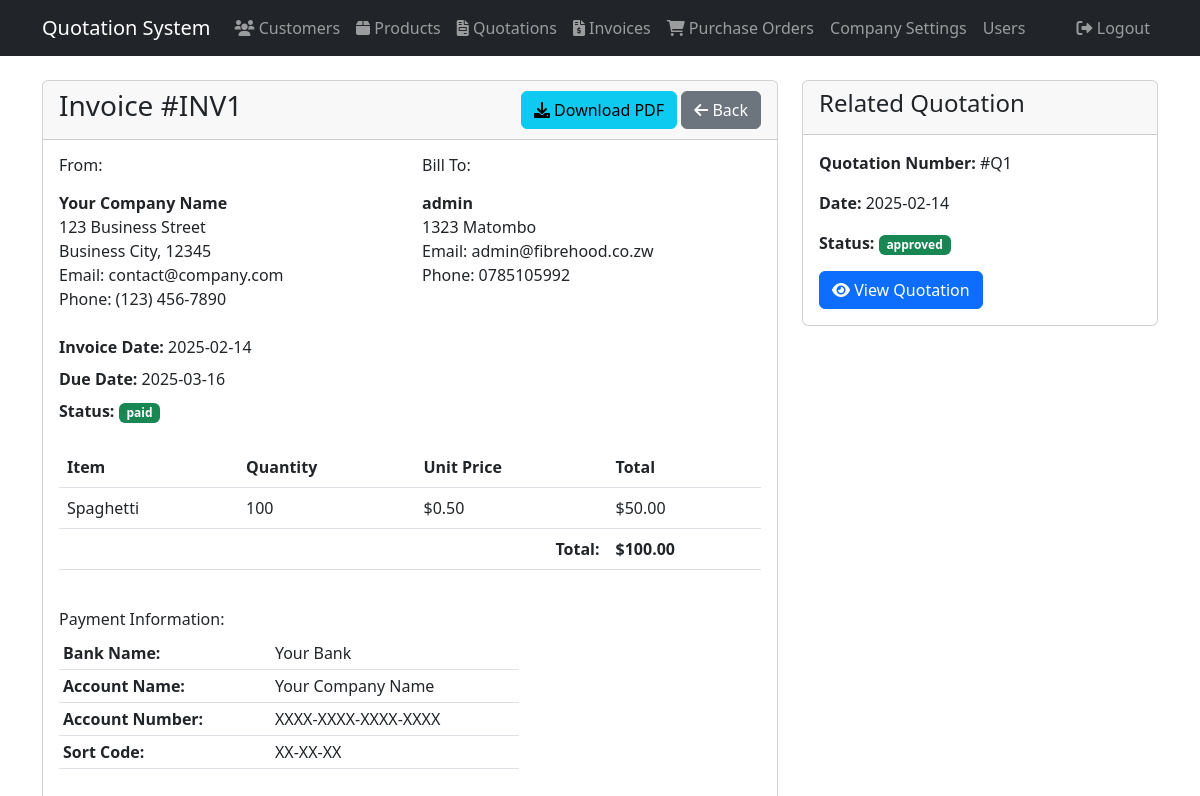
The app's page /invoices/1 (signed in) with its own data.
### models.py (models this page shows)
class Invoice(db.Model):
    id = db.Column(db.Integer, primary_key=True)
    date = db.Column(db.Date, nullable=False)
    quotation_id = db.Column(db.Integer, db.ForeignKey('quotation.id'), nullable=False)
    quotation = db.relationship('Quotation', backref=db.backref('invoice', uselist=False))
    status = db.Column(db.String(20), nullable=False, default='unpaid')
    due_date = db.Column(db.Date, nullable=False)
    paid = db.Column(db.Boolean, default=False)
    total = db.Column(db.Float, nullable=False, default=0.0)
    company_id = db.Column(db.Integer, db.ForeignKey('company.id'), nullable=False)
    company = db.relationship('Company', backref=db.backref('invoices', lazy=True))

class Customer(db.Model):
    id = db.Column(db.Integer, primary_key=True)
    name = db.Column(db.String(100), nullable=False)
    email = db.Column(db.String(120), nullable=False)
    phone = db.Column(db.String(50), nullable=False)
    address = db.Column(db.Text, nullable=True)
    company_id = db.Column(db.Integer, db.ForeignKey('company.id'), nullable=False)
    company = db.relationship('Company', backref=db.backref('customers', lazy=True))

class QuotationItem(db.Model):
    id = db.Column(db.Integer, primary_key=True)
    quotation_id = db.Column(db.Integer, db.ForeignKey('quotation.id'), nullable=False)
    quotation = db.relationship('Quotation', backref=db.backref('items', lazy=True))
    product_id = db.Column(db.Integer, db.ForeignKey('product.id'), nullable=False)
    product = db.relationship('Product')
    quantity = db.Column(db.Integer, nullable=False)
    unit_price = db.Column(db.Float, nullable=False)
    total = db.Column(db.Float, nullable=False)

class Product(db.Model):
    id = db.Column(db.Integer, primary_key=True)
    name = db.Column(db.String(100), nullable=False)
    description = db.Column(db.Text, nullable=True)
    unit_price = db.Column(db.Float, nullable=False)
    company_id = db.Column(db.Integer, db.ForeignKey('company.id'), nullable=False)
    company = db.relationship('Company', backref=db.backref('products', lazy=True))

class Quotation(db.Model):
    id = db.Column(db.Integer, primary_key=True)
    date = db.Column(db.Date, nullable=False)
    customer_id = db.Column(db.Integer, db.ForeignKey('customer.id'), nullable=False)
    customer = db.relationship('Customer', backref=db.backref('quotations', lazy=True))
    status = db.Column(db.String(20), nullable=False, default='pending')
    total = db.Column(db.Float, nullable=False, default=0.0)
    company_id = db.Column(db.Integer, db.ForeignKey('company.id'), nullable=False)
    company = db.relationship('Company', backref=db.backref('quotations', lazy=True))

### app.py (the view)
@app.route('/invoices/<int:id>')
@login_required
def view_invoice(id):
    invoice = Invoice.query.get_or_404(id)
    return render_template('invoices/view.html', invoice=invoice)

### app.py (called while the page is built)
@login_manager.user_loader
def load_user(user_id):
    return User.query.get(int(user_id))

### templates/invoices/view.html (shortened to what this page needs)
{% extends "base.html" %}
{% block content %}
<div class="row">
    <div class="col-md-8">
        <div class="card">
            <div class="card-header d-flex justify-content-between align-items-center">
                <h3>Invoice #INV{{ invoice.id }}</h3>
                <div>
                    <a href="{{ url_for('download_invoice', id=invoice.id) }}" class="btn btn-info">
                        <i class="fas fa-download"></i> Download PDF
                    </a>
                    <a href="{{ url_for('list_invoices') }}" class="btn btn-secondary">
                        <i class="fas fa-arrow-left"></i> Back
                    </a>
                </div>
            </div>
            <div class="card-body">
                <div class="row mb-4">
                    <div class="col-sm-6">
                        <h6 class="mb-3">From:</h6>
                        <div>
                            <strong>Your Company Name</strong>
                        </div>
                        <div>123 Business Street</div>
                        <div>Business City, 12345</div>
                        <div>Email: contact@company.com</div>
                        <div>Phone: (123) 456-7890</div>
                    </div>
                    <div class="col-sm-6">
                        <h6 class="mb-3">Bill To:</h6>
                        <div>
                            <strong>{{ invoice.quotation.customer.name }}</strong>
                        </div>
                        <div>{{ invoice.quotation.customer.address or 'N/A' }}</div>
                        <div>Email: {{ invoice.quotation.customer.email or 'N/A' }}</div>
                        <div>Phone: {{ invoice.quotation.customer.phone or 'N/A' }}</div>
                    </div>
                </div>
                <div class="row mb-4">
                    <div class="col-sm-6">
                        <div class="mb-2">
                            <strong>Invoice Date:</strong> {{ invoice.date.strftime('%Y-%m-%d') }}
                        </div>
                        <div class="mb-2">
                            <strong>Due Date:</strong> {{ invoice.due_date.strftime('%Y-%m-%d') }}
                        </div>
                        <div>
                            <strong>Status:</strong>
                            <span class="badge bg-{{ 'success' if invoice.status == 'paid' else 'warning' }}">
                                {{ invoice.status }}
                            </span>
                        </div>
                    </div>
                </div>
                <div class="table-responsive">
                    <table class="table">
                        <thead>
                            <tr>
                                <th>Item</th>
                                <th>Quantity</th>
                                <th>Unit Price</th>
                                <th>Total</th>
                            </tr>
                        </thead>
                        <tbody>
                            {% for item in invoice.quotation.items %}
                            <tr>
                                <td>{{ item.product.name }}</td>
                                <td>{{ item.quantity }}</td>
                                <td>${{ "%.2f"|format(item.unit_price) }}</td>
                                <td>${{ "%.2f"|format(item.unit_price * item.quantity) }}</td>
                            </tr>
                            {% endfor %}
                        </tbody>
                        <tfoot>
                            <tr>
                                <td colspan="3" class="text-end fw-bold">Total:</td>
                                <td class="fw-bold">${{ "%.2f"|format(invoice.quotation.total) }}</td>
                            </tr>
                        </tfoot>
                    </table>
                </div>
                <div class="row mt-4">
                    <div class="col-lg-8">
                        <h6>Payment Information:</h6>
                        <div class="table-responsive">
                            <table class="table table-sm">
                                <tr>
                                    <th>Bank Name:</th>
                                    <td>Your Bank</td>
                                </tr>
                                <tr>
                                    <th>Account Name:</th>
                                    <td>Your Company Name</td>
                                </tr>
                                <tr>
                                    <th>Account Number:</th>
                                    <td>XXXX-XXXX-XXXX-XXXX</td>
                                </tr>
                                <tr>
                                    <th>Sort Code:</th>
                                    <td>XX-XX-XX</td>
                                </tr>
                            </table>
                        </div>
                    </div>
                </div>
            </div>
        </div>
    </div>
    <div class="col-md-4">
        <div class="card">
            <div class="card-header">
                <h4>Related Quotation</h4>
            </div>
            <div class="card-body">
                <p><strong>Quotation Number:</strong> #Q{{ invoice.quotation.id }}</p>
                <p><strong>Date:</strong> {{ invoice.quotation.date.strftime('%Y-%m-%d') }}</p>
                <p>
                    <strong>Status:</strong>
                    <span class="badge bg-{{ 'success' if invoice.quotation.status == 'approved' else 'warning' }}">
                        {{ invoice.quotation.status }}
                    </span>
                </p>
                <a href="{{ url_for('view_quotation', id=invoice.quotation.id) }}" class="btn btn-primary">
                    <i class="fas fa-eye"></i> View Quotation
                </a>
            </div>
        </div>
    </div>
</div>
{% endblock %}

### records on screen
Invoice: id "1", date "2025-02-14", due_date "2025-03-16", status "paid"
Customer: quotation.customer.name "admin", quotation.customer "1323 Matombo", quotation.customer "admin@fibrehood.co.zw", quotation.customer "0785105992"
QuotationItem: product.name "Spaghetti", quantity "100", unit_price "0.50", item.unit_price*item.quantity "50.00"
Quotation: quotation.total "100.00", quotation.id "1", quotation "2025-02-14", quotation.status "approved"
